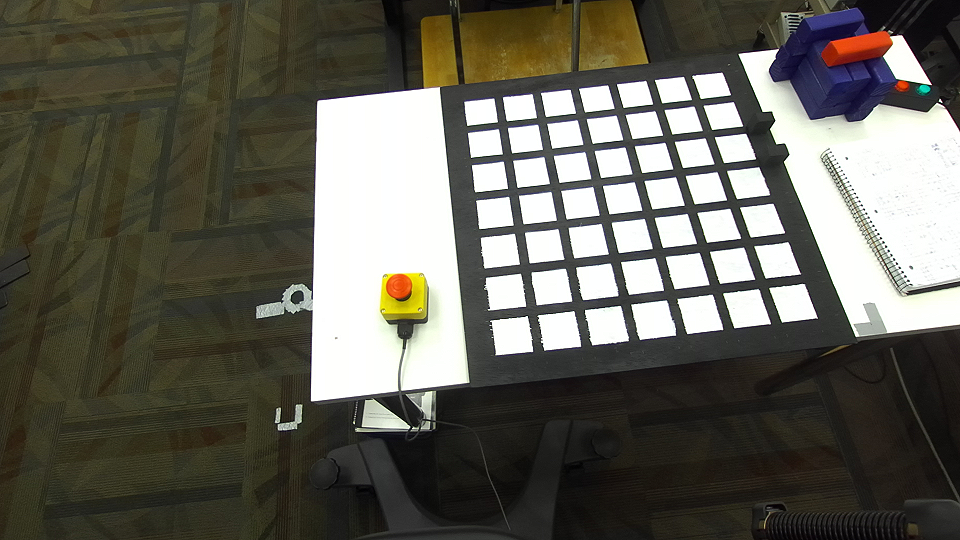
#> input picture InputFrames/EmptyPuzzle.png, 960 x 540 px; its folder holds only this picture in this run
$ python DetectVideo.py
#> lines starting #> are read from the running program, lines starting #| are printed output that depends on the picture
### homograpy.py
# -*- coding: utf-8 -*-
"""
Created on Wed May 11 12:11:11 2022

@author: jayes
"""
import numpy as np
import cv2

#Technique to increase the luminance in an image to improve detection performance
# [5 lines left out: function adjust_gamma, not called in this run]

# Function to compute the homography from the corner points
def find_homography(img1, img2):
    ind = 0
    A_matrix = np.empty((8, 9))

    for pixel in range(0, len(img1)):
        x_1 = img1[pixel][0]
        y_1 = img1[pixel][1]

        x_2 = img2[pixel][0]
        y_2 = img2[pixel][1]

        A_matrix[ind] = np.array([x_1, y_1, 1, 0, 0, 0, -x_2 * x_1, -x_2 * y_1, -x_2])
        A_matrix[ind + 1] = np.array([0, 0, 0, x_1, y_1, 1, -y_2 * x_1, -y_2 * y_1, -y_2])

        ind = ind + 2

    U, s, V = np.linalg.svd(A_matrix, full_matrices=True)
    V = (V) / (V[8][8])
    H = V[8, :].reshape(3, 3)
    return H

### centroidtracker.py
import cv2
import numpy as np
import time
import math
import scipy
import scipy.fft
from scipy.spatial import ConvexHull
#print(cv2.__version__)
from scipy.spatial import distance as dist
from collections import OrderedDict
from collections import defaultdict
from itertools import chain
import scipy.spatial as spatial
import scipy.cluster as cluster
from statistics import mean
import imutils
import collections

class CentroidTracker():
    def __init__(self):
        self.nextObjectID = 0
        self.objects = OrderedDict()

    # [61 lines left out: functions register, update, not called in this run]

### DetectVideo.py
import sys
import numpy as np
import cv2
from homograpy import *
import math
import scipy
import scipy.fft
from scipy.spatial import ConvexHull
import pickle
from glob import glob
import os
import re
from centroidtracker import CentroidTracker
import collections
numbers = re.compile(r'(\d+)')

# [203 lines left out: functions CheckCellContour, processBlueBoxes, not called in this run]

def numericalSort(value):
    parts = numbers.split(value)
    parts[1::2] = map(int, parts[1::2])
    return parts


def main():
    ct = CentroidTracker()

    for frame in sorted(glob(os.path.join('InputFrames', '*.png')),key=numericalSort):
        print(frame)
        image_orig = cv2.imread(frame)
#> image_orig is the input picture: shape (540, 960, 3); mean B, G, R 88.4, 98, 99.8

        img = image_orig[25: 449, 400: 886]
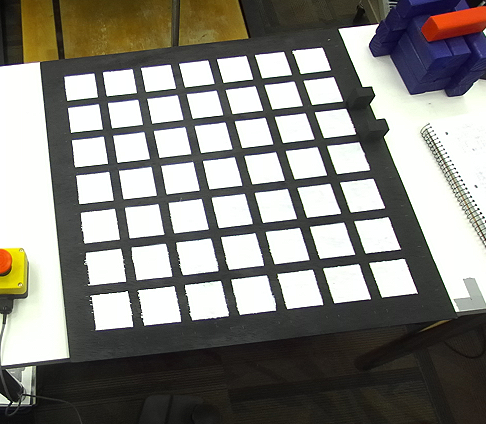
#> img: shape (424, 486, 3); mean B, G, R 125.8, 131.3, 133
        cv2.imshow('ROI', img)


        intersection_points = np.loadtxt('intersection_points.txt')
        H = find_homography(intersection_points,[[0, 0], [img.shape[1], 0], [0, img.shape[0]], [img.shape[1], img.shape[0]]])
        img = cv2.warpPerspective(img, H, (img.shape[1], img.shape[0]))
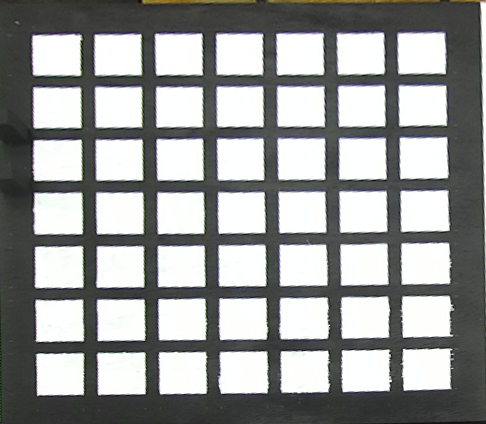
#> img: shape (424, 486, 3); mean B, G, R 151.9, 152.6, 151
        img = cv2.flip(img, 1)
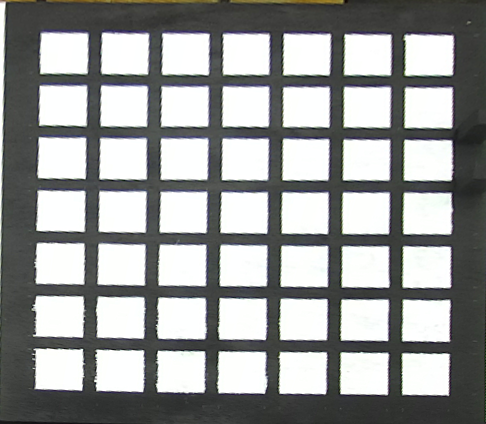
#> img: shape (424, 486, 3); mean B, G, R 151.9, 152.6, 151
        img2 = img.copy()
        img4 = img.copy()
        cv2.imshow('homography', img)

        img3 = np.zeros([556, 812, 3], dtype=np.uint8)
        img3.fill(255)

#> (the run stopped early here; a loop or call above may not have finished)

$ run again, on InputFrames/Puzzle3.png
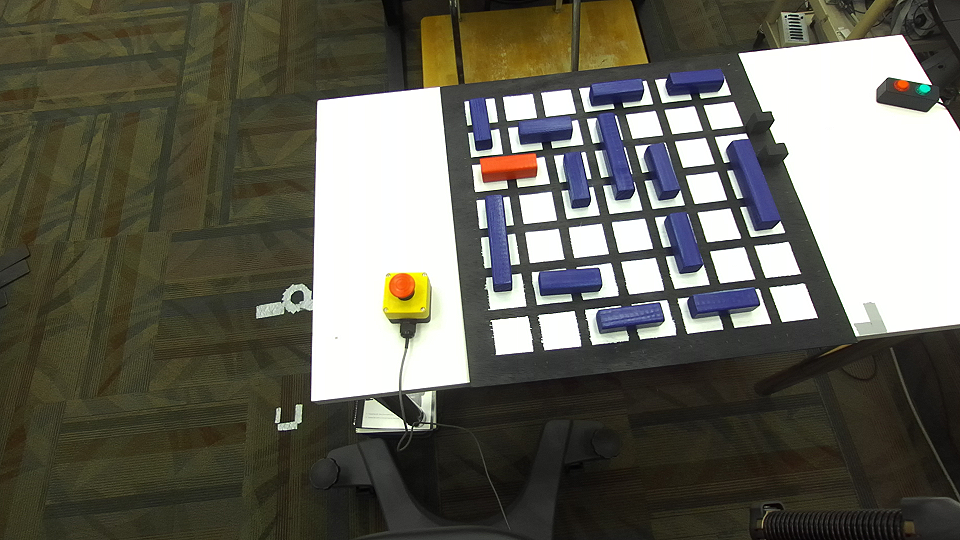
#> input picture InputFrames/Puzzle3.png, 960 x 540 px
#> in main, image_orig is the input picture: shape (540, 960, 3); mean B, G, R 89.4, 100.6, 102
#> in main, `img = cv2.warpPerspective(img, H, (img.shape[1], img.shape[0]))`:
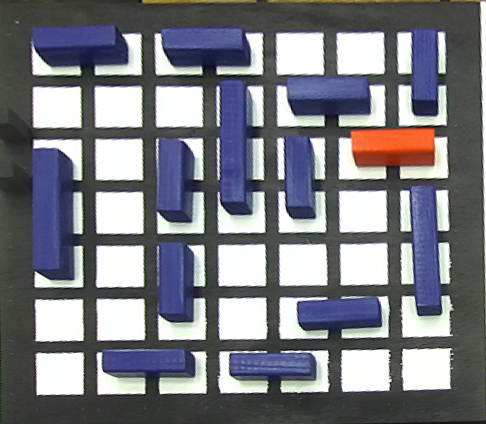
#> img: shape (424, 486, 3); mean B, G, R 129.4, 122.7, 121.5
#> in main, `img = cv2.flip(img, 1)`:
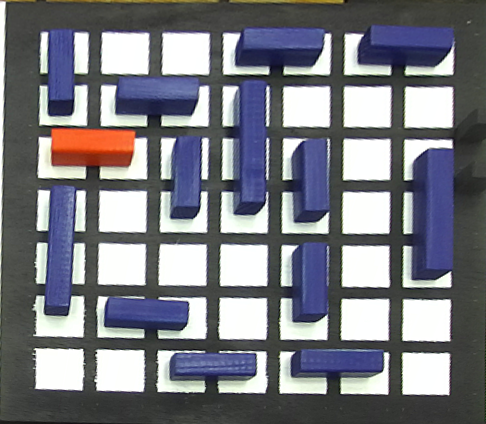
#> img: shape (424, 486, 3); mean B, G, R 129.4, 122.7, 121.5
